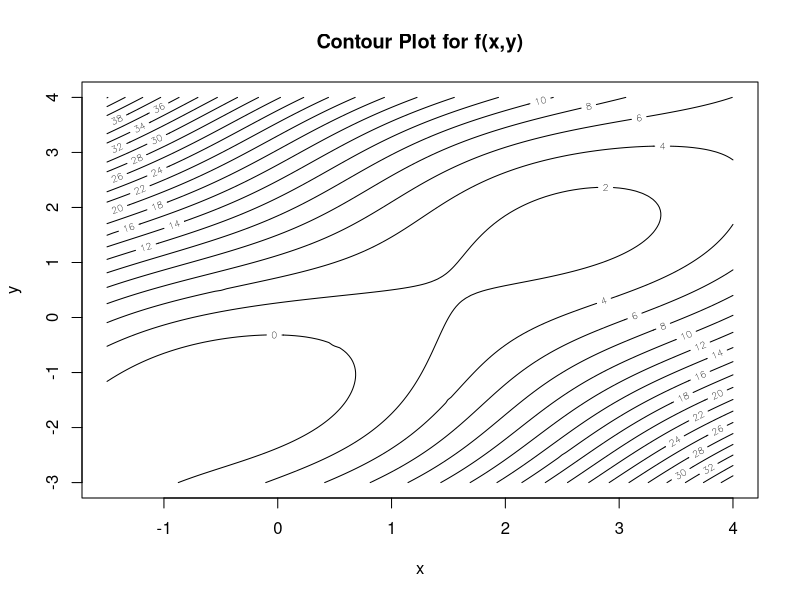
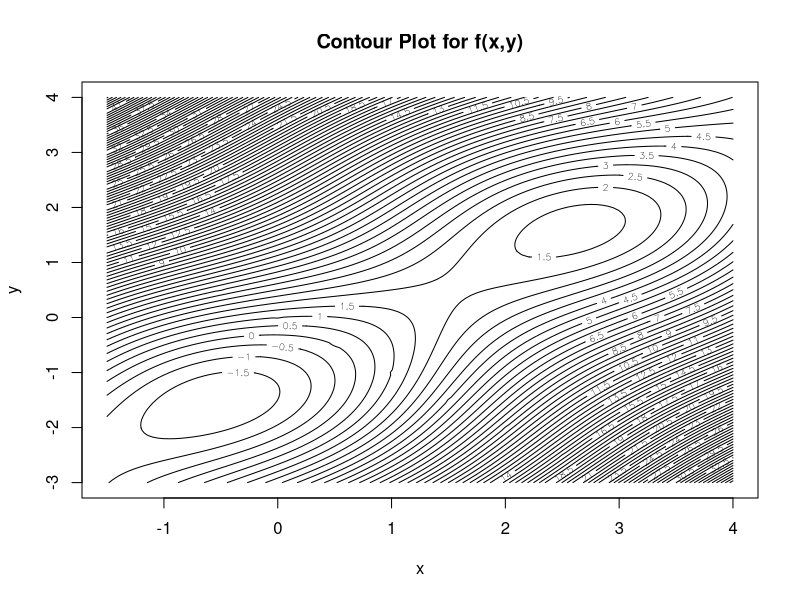
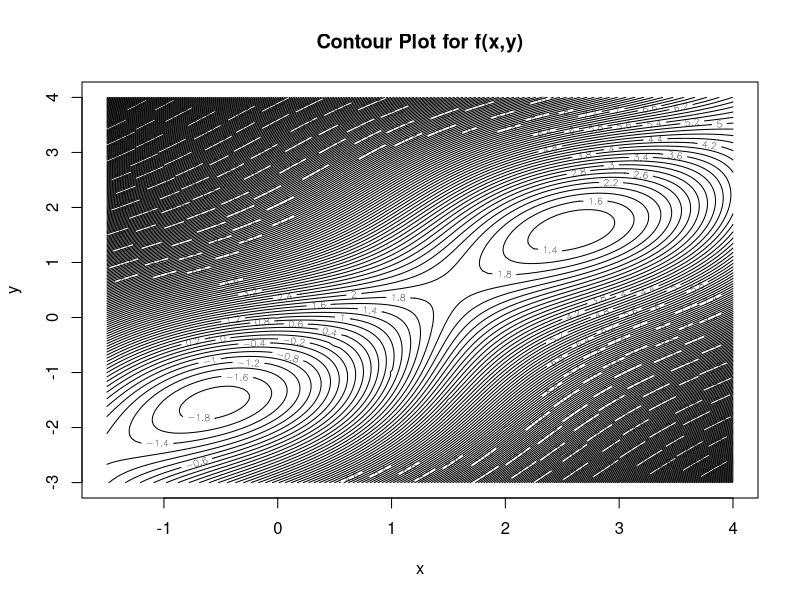
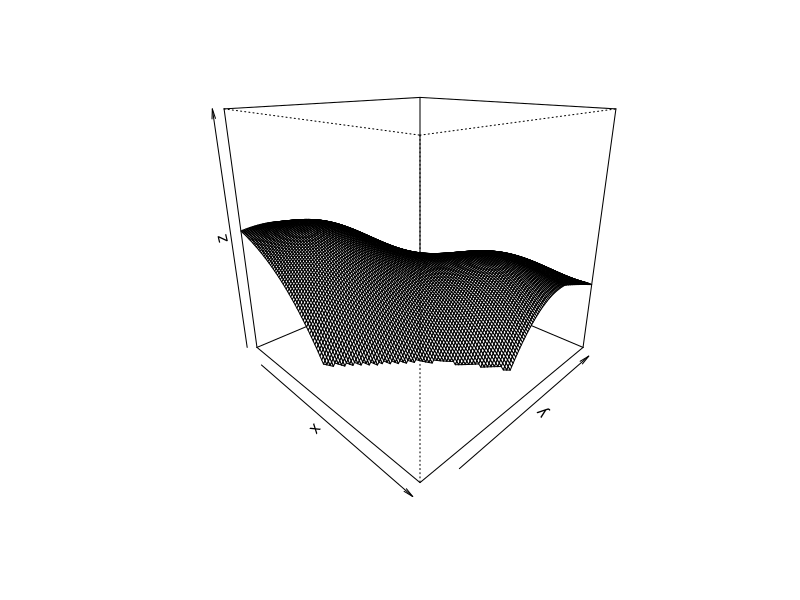

The R script that drew these images, in order:
f <- function(x, y) {
  return (sin(x+y) + (x-y)^2 - 1.5*x + 2.5*y + 1)
}

# a. contour plot

# using example code from lecture
x1grid <- -30:80/20
x2grid <- -60:80/20
dx1 <- length(x1grid)
dx2 <- length(x2grid)
dx <- dx1*dx2

fx <- matrix(rep(NA, dx), nrow=dx1)
for (i in 1:dx1)
  for (j in 1:dx2)
  {
    x <- x1grid[i]
    y <- x2grid[j]
    fx[i, j] <- f(x, y)
  }
mfx <- matrix(fx, nrow=dx1, ncol=dx2)


contour(x1grid, x2grid, mfx, nlevels=20, xlab="x", ylab="y", main="Contour Plot for f(x,y)")
contour(x1grid, x2grid, mfx, nlevels=100, xlab="x", ylab="y", main="Contour Plot for f(x,y)")
contour(x1grid, x2grid, mfx, nlevels=200, xlab="x", ylab="y", main="Contour Plot for f(x,y)")

# 3d plot, not asked for in task
# plot is mirrored to better see the maxima (minima in the original data)
mfxcut <- mfx/(mfx < 10)   # set values below -15 to -Inf to avoid them in the plot
persp(x1grid, x2grid, -mfxcut, xlab="x", ylab="y", zlab="z", theta=45, phi=20, zlim=c(-15, 15))

# b. Gradient + Hessian

# get gradient
deriv(expression(sin(x+y) + (x-y)^2 - 1.5*x + 2.5*y + 1), namevec = c("x", "y"))

grad_g <- function(x, y) {
  grad_x <- cos(x + y) + 2 * (x - y) - 1.5
  grad_y <- cos(x + y) - 2 * (x - y) + 2.5
  return(c(grad_x, grad_y))
}

hessian_g <- function(x, y) {
  h11 <- -sin(x+y) + 2
  h12 <- -sin(x+y)
  h21 <- -sin(x+y)
  h22 <- -sin(x+y) + 2
  return(matrix(c(h11, h12, h21, h22), nrow = 2, byrow = TRUE))
}

a <- c(-1,1)
a[1]
hessian_g(a[1], a[1])

# c. custom newton

newton <- function(x0,y0) {
  x_t <- c(x0, y0)
  
  it <- 0
  while(TRUE) {
    x_t1 <- x_t - solve(hessian_g(x_t[1],x_t[2])) %*% grad_g(x_t[1],x_t[2])
    
    # use absolute stopping criterion or a maximum number of iterations
    if (norm(x_t1 - x_t, type="2") < 0.005 | it >= 10000){
      break
    }
    
    x_t <- x_t1
    it <- it + 1
  }
  
  return(c(x_t, it))
}

newton(0,-1) # finds minimum with convergence in 7 iterations, 
# at the same point this is a global minimum if we look at the contour plot


newton(2,-1) # does not find an optimum within 1000 iterations, diverges
newton(3,2) # finds minimum in 7 iterations, but only local
newton(1.5,0.5)
